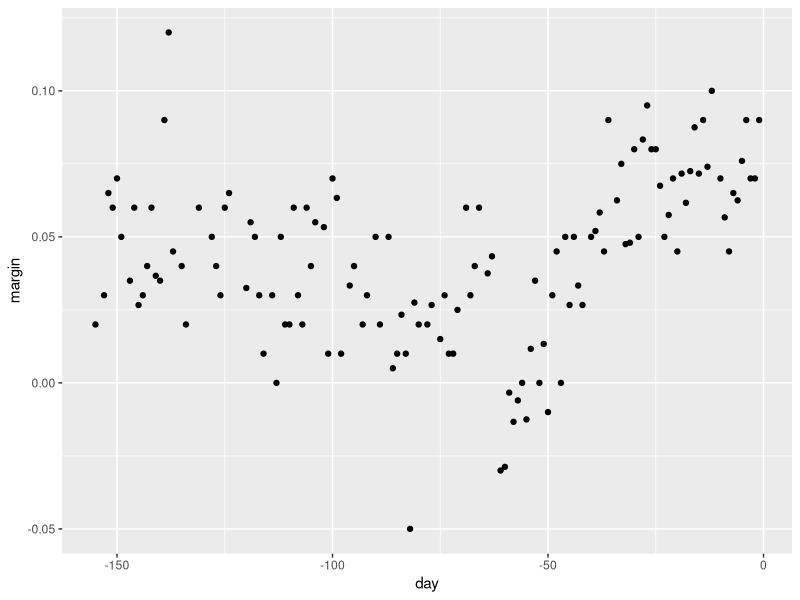
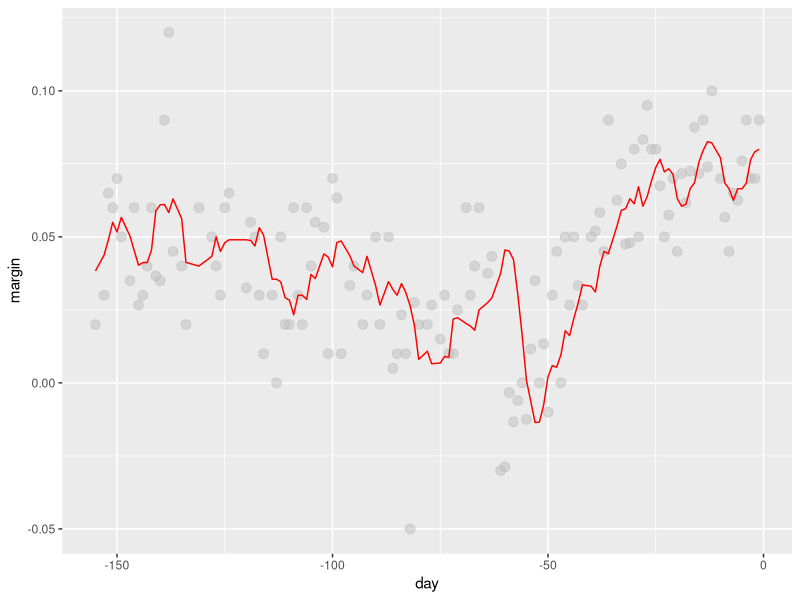
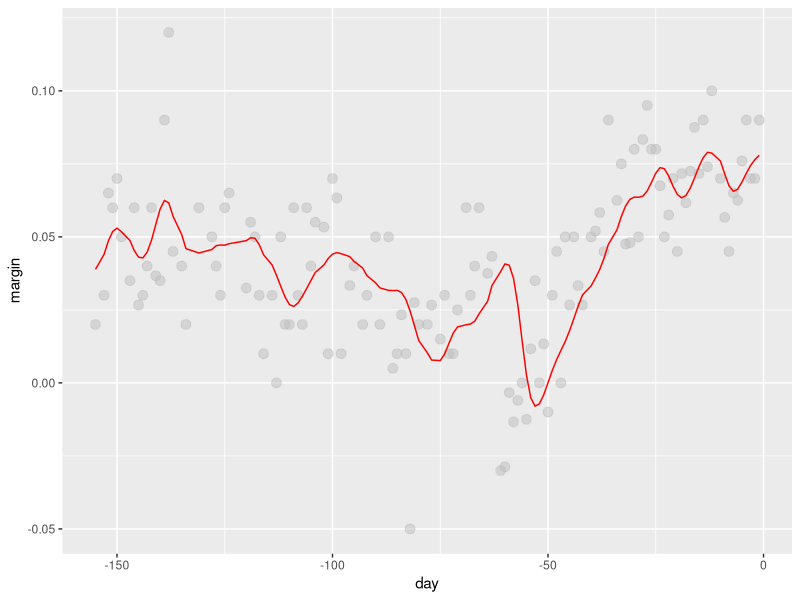
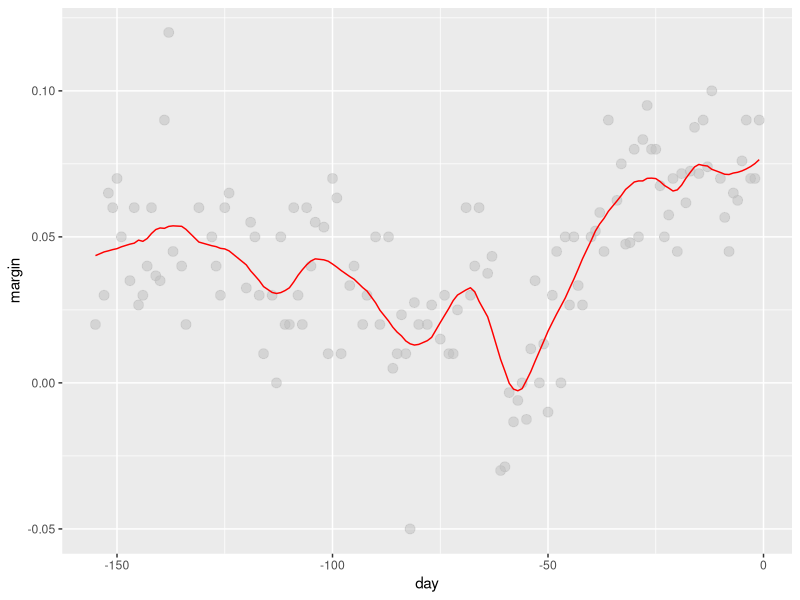
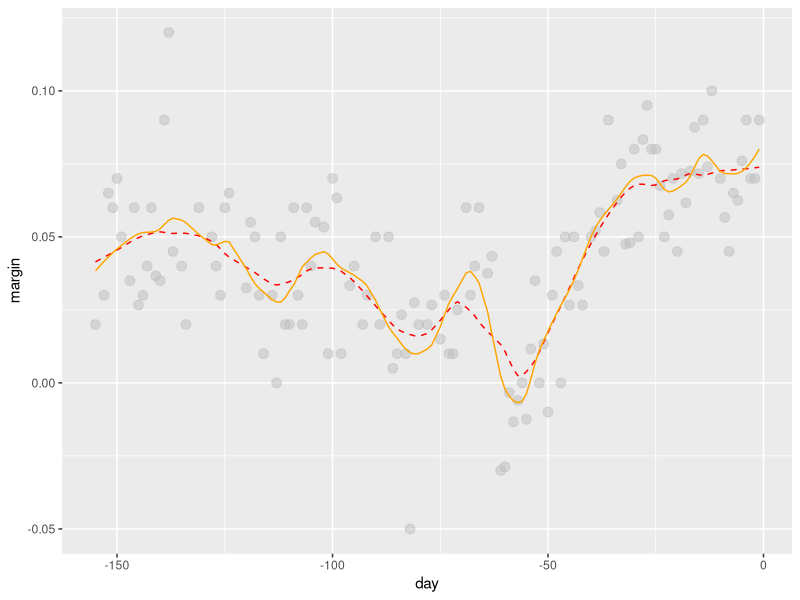
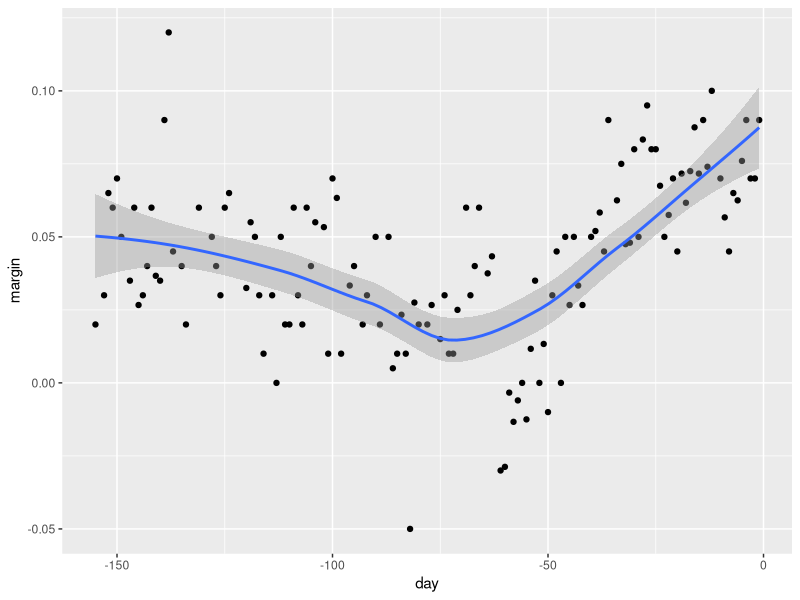
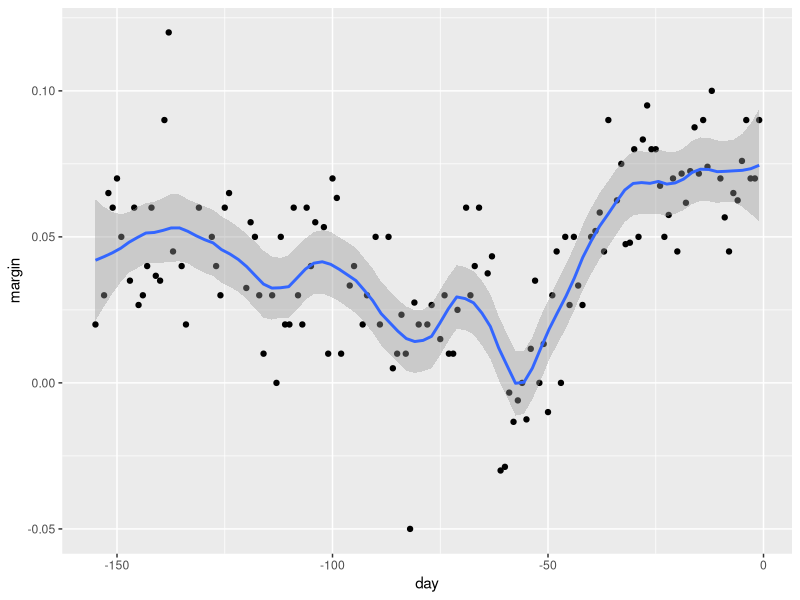

R code for these plots, in order:
#### Environment ####
library(tidyverse)
library(dslabs)
data("polls_2008")
qplot(day, margin, data = polls_2008)

#####

#### ksmooth ####
# Bin smoothing 
span <- 7
# 即用前后多少个点求平均
fit <- with(polls_2008,
            ksmooth(day, margin, 
                    kernel = "box", bandwidth = span))
# box: equal weight for all points 
polls_2008 %>% 
  mutate(smooth = fit$y) %>% 
  ggplot(aes(day, margin)) +
  geom_point(size = 3, alpha = .5, color = "grey") + 
  geom_line(aes(day, smooth), color="red")



# Kernel 
span <- 7
fit <- with(polls_2008,
            ksmooth(day, margin, 
                    kernel = "normal", bandwidth = span))
# we use normal distribution to assign weights 
# (less weights to boundary, more weights to centre)
# Hence the curve is smoother
polls_2008 %>% 
  mutate(smooth = fit$y) %>% 
  ggplot(aes(day, margin)) +
  geom_point(size = 3, alpha = .5, color = "grey") + 
  geom_line(aes(day, smooth), color="red")

#####

#### Local Weighted Regression (loess) ####

# Theory base: Taylor Expansion 
# Can use poly to approximate curves locally 
# this "local" should be larger than taking curve as constant 
# (while mathematically speaking this need not to be true)



# Local Linear 
total_days <- diff(range(polls_2008$day)) 
span <- 21/total_days
# we think 3 weeks is a good interval for linearlity 
fit <- loess(margin ~ day, degree=1, 
             span = span, data=polls_2008)
# Remark:
# 1. Span asks for a proportion. 
# If N is the number of data points and span = 0.5, for given x
# 0.5N closest points to x would be used for the fit 
# 2. For local fit, a method similar to weighted version of MSE is used 
# But the actual method gives higher weights to closer points 
# 3. family = "symmetric"
# Can fit local model robustly, by detecting and down-weighting outliers
polls_2008 %>% 
  mutate(smooth = fit$fitted) %>% 
  ggplot(aes(day, margin)) +
  geom_point(size = 3, alpha = .5, color = "grey") + 
  geom_line(aes(day, smooth), color="red")



# Local Quatratic 
total_days <- diff(range(polls_2008$day))
span <- 28/total_days
# we take even larger span for quatratic fit

fit_1 <- loess(margin ~ day, degree=1, 
               span = span, data=polls_2008)
fit_2 <- loess(margin ~ day, 
               span = span, data=polls_2008)
# default fit for loess is actually quatratic 
polls_2008 %>% 
  mutate(smooth_1 = fit_1$fitted, 
         smooth_2 = fit_2$fitted) %>%
  ggplot(aes(day, margin)) +
  geom_point(size = 3, alpha = .5, color = "grey") + 
  geom_line(aes(day, smooth_1), color="red", lty = 2) + 
  geom_line(aes(day, smooth_2), color="orange", lty = 1)
# degree = 2 (orange) gives us more wiggly results
# local linear fit is less impacted by noise

#####

#### Caveat of default ggplot smoothing ####
polls_2008 %>% 
  ggplot(aes(day, margin)) + 
  geom_point() +
  geom_smooth()
# these default smoothing parameters are rarely optimal 

polls_2008 %>% 
  ggplot(aes(day, margin)) +
  geom_point() +
  geom_smooth(method = loess,
              method.args = list(degree = 1, span = 0.15))
# should handset them instead

#####

#### Ex 3 ####
library(caret)
data("mnist_27")

fit <- mnist_27$train %>%
  mutate(y = ifelse(y == 7, 1, 0)) %>% #factor as numeric dummy
  loess(y ~ x_2, degree = 1,
             data = .)
# default span is 0.75

p_hat <- predict(fit, newdata = mnist_27$test) 
# estimate conditional probability in test data 
y_hat <- factor(ifelse(p_hat > 0.5, 7, 2))
# decision based on Bayes' rule 选概率大的那个情况作为prediction
confusionMatrix(y_hat, mnist_27$test$y)$overall[["Accuracy"]]
